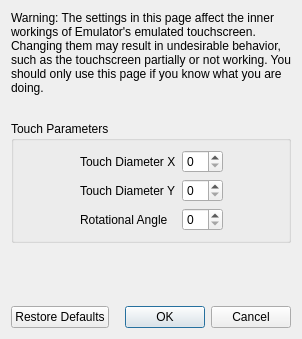
<?xml version="1.0" encoding="UTF-8"?>
<ui version="4.0">
 <class>ConfigureTouchscreenAdvanced</class>
 <widget class="QDialog" name="ConfigureTouchscreenAdvanced">
  <property name="geometry">
   <rect>
    <x>0</x>
    <y>0</y>
    <width>298</width>
    <height>339</height>
   </rect>
  </property>
  <property name="windowTitle">
   <string>Configure Touchscreen</string>
  </property>
  <layout class="QVBoxLayout" name="verticalLayout">
   <item>
    <widget class="QLabel" name="label_2">
     <property name="minimumSize">
      <size>
       <width>280</width>
       <height>0</height>
      </size>
     </property>
     <property name="text">
      <string>Warning: The settings in this page affect the inner workings of Emulator's emulated touchscreen. Changing them may result in undesirable behavior, such as the touchscreen partially or not working. You should only use this page if you know what you are doing.</string>
     </property>
     <property name="wordWrap">
      <bool>true</bool>
     </property>
    </widget>
   </item>
   <item>
    <spacer name="verticalSpacer_2">
     <property name="orientation">
      <enum>Qt::Vertical</enum>
     </property>
     <property name="sizeType">
      <enum>QSizePolicy::Fixed</enum>
     </property>
     <property name="sizeHint" stdset="0">
      <size>
       <width>20</width>
       <height>20</height>
      </size>
     </property>
    </spacer>
   </item>
   <item>
    <widget class="QGroupBox" name="gridGroupBox">
     <property name="title">
      <string>Touch Parameters</string>
     </property>
     <layout class="QGridLayout" name="gridLayout">
      <item row="0" column="0">
       <spacer name="horizontalSpacer">
        <property name="orientation">
         <enum>Qt::Horizontal</enum>
        </property>
        <property name="sizeHint" stdset="0">
         <size>
          <width>40</width>
          <height>20</height>
         </size>
        </property>
       </spacer>
      </item>
      <item row="1" column="1">
       <widget class="QLabel" name="label_4">
        <property name="text">
         <string>Touch Diameter Y</string>
        </property>
       </widget>
      </item>
      <item row="0" column="3">
       <spacer name="horizontalSpacer_2">
        <property name="orientation">
         <enum>Qt::Horizontal</enum>
        </property>
        <property name="sizeHint" stdset="0">
         <size>
          <width>40</width>
          <height>20</height>
         </size>
        </property>
       </spacer>
      </item>
      <item row="0" column="1">
       <widget class="QLabel" name="label_3">
        <property name="text">
         <string>Touch Diameter X</string>
        </property>
       </widget>
      </item>
      <item row="2" column="1">
       <widget class="QLabel" name="label_5">
        <property name="text">
         <string>Rotational Angle</string>
        </property>
       </widget>
      </item>
      <item row="0" column="2">
       <widget class="QSpinBox" name="diameter_x_box"/>
      </item>
      <item row="1" column="2">
       <widget class="QSpinBox" name="diameter_y_box"/>
      </item>
      <item row="2" column="2">
       <widget class="QSpinBox" name="angle_box"/>
      </item>
     </layout>
    </widget>
   </item>
   <item>
    <spacer name="verticalSpacer">
     <property name="orientation">
      <enum>Qt::Vertical</enum>
     </property>
     <property name="sizeHint" stdset="0">
      <size>
       <width>20</width>
       <height>40</height>
      </size>
     </property>
    </spacer>
   </item>
   <item>
    <layout class="QHBoxLayout" name="horizontalLayout">
     <item>
      <widget class="QPushButton" name="restore_defaults_button">
       <property name="text">
        <string>Restore Defaults</string>
       </property>
      </widget>
     </item>
     <item>
      <widget class="QDialogButtonBox" name="buttonBox">
       <property name="standardButtons">
        <set>QDialogButtonBox::Cancel|QDialogButtonBox::Ok</set>
       </property>
      </widget>
     </item>
    </layout>
   </item>
  </layout>
 </widget>
 <resources/>
 <connections>
  <connection>
   <sender>buttonBox</sender>
   <signal>accepted()</signal>
   <receiver>ConfigureTouchscreenAdvanced</receiver>
   <slot>accept()</slot>
  </connection>
  <connection>
   <sender>buttonBox</sender>
   <signal>rejected()</signal>
   <receiver>ConfigureTouchscreenAdvanced</receiver>
   <slot>reject()</slot>
   </connection>
 </connections>
</ui>
